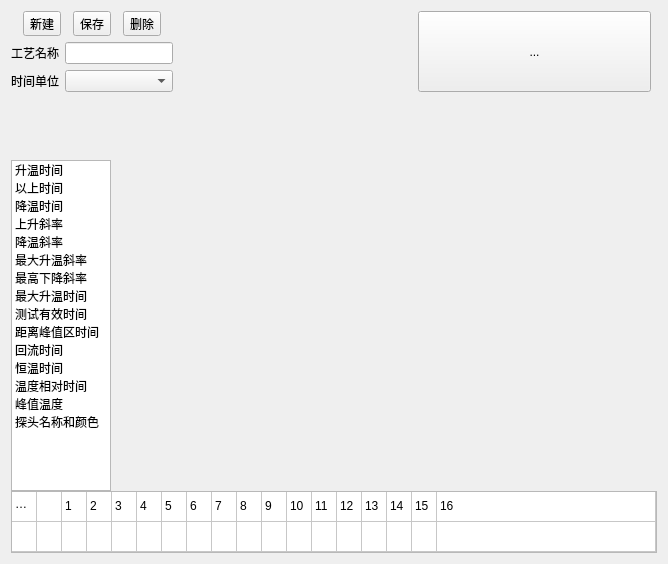
<?xml version="1.0" encoding="UTF-8"?>
<ui version="4.0">
 <class>DialogProgressHandle</class>
 <widget class="QDialog" name="DialogProgressHandle">
  <property name="geometry">
   <rect>
    <x>0</x>
    <y>0</y>
    <width>668</width>
    <height>564</height>
   </rect>
  </property>
  <property name="windowTitle">
   <string>Dialog</string>
  </property>
  <layout class="QGridLayout" name="gridLayout_2">
   <item row="2" column="1">
    <widget class="QComboBox" name="comboBox_TimeUnit"/>
   </item>
   <item row="2" column="0">
    <widget class="QLabel" name="label_3">
     <property name="text">
      <string>时间单位</string>
     </property>
    </widget>
   </item>
   <item row="1" column="0">
    <widget class="QLabel" name="label">
     <property name="text">
      <string>工艺名称</string>
     </property>
    </widget>
   </item>
   <item row="1" column="1">
    <widget class="QLineEdit" name="lineEdit_Name">
     <property name="sizePolicy">
      <sizepolicy hsizetype="Preferred" vsizetype="Fixed">
       <horstretch>0</horstretch>
       <verstretch>0</verstretch>
      </sizepolicy>
     </property>
    </widget>
   </item>
   <item row="3" column="0" colspan="5">
    <layout class="QGridLayout" name="gridLayout">
     <property name="spacing">
      <number>0</number>
     </property>
     <item row="2" column="0" colspan="2">
      <widget class="QTableWidget" name="tableWidget_PortChoose">
       <property name="sizePolicy">
        <sizepolicy hsizetype="Expanding" vsizetype="Minimum">
         <horstretch>0</horstretch>
         <verstretch>0</verstretch>
        </sizepolicy>
       </property>
       <property name="minimumSize">
        <size>
         <width>0</width>
         <height>62</height>
        </size>
       </property>
       <property name="maximumSize">
        <size>
         <width>16777215</width>
         <height>62</height>
        </size>
       </property>
       <property name="verticalScrollBarPolicy">
        <enum>Qt::ScrollBarAlwaysOff</enum>
       </property>
       <property name="horizontalScrollBarPolicy">
        <enum>Qt::ScrollBarAlwaysOff</enum>
       </property>
       <attribute name="horizontalHeaderVisible">
        <bool>false</bool>
       </attribute>
       <attribute name="horizontalHeaderDefaultSectionSize">
        <number>25</number>
       </attribute>
       <attribute name="horizontalHeaderStretchLastSection">
        <bool>true</bool>
       </attribute>
       <attribute name="verticalHeaderVisible">
        <bool>false</bool>
       </attribute>
       <attribute name="verticalHeaderStretchLastSection">
        <bool>true</bool>
       </attribute>
       <row>
        <property name="text">
         <string>新建行</string>
        </property>
       </row>
       <row>
        <property name="text">
         <string>新建行</string>
        </property>
       </row>
       <column>
        <property name="text">
         <string>新建列</string>
        </property>
       </column>
       <column>
        <property name="text">
         <string>新建列</string>
        </property>
       </column>
       <column>
        <property name="text">
         <string>新建列</string>
        </property>
       </column>
       <column>
        <property name="text">
         <string>新建列</string>
        </property>
       </column>
       <column>
        <property name="text">
         <string>新建列</string>
        </property>
       </column>
       <column>
        <property name="text">
         <string>新建列</string>
        </property>
       </column>
       <column>
        <property name="text">
         <string>新建列</string>
        </property>
       </column>
       <column>
        <property name="text">
         <string>新建列</string>
        </property>
       </column>
       <column>
        <property name="text">
         <string>新建列</string>
        </property>
       </column>
       <column>
        <property name="text">
         <string>新建列</string>
        </property>
       </column>
       <column>
        <property name="text">
         <string>新建列</string>
        </property>
       </column>
       <column>
        <property name="text">
         <string>新建列</string>
        </property>
       </column>
       <column>
        <property name="text">
         <string>新建列</string>
        </property>
       </column>
       <column>
        <property name="text">
         <string>新建列</string>
        </property>
       </column>
       <column>
        <property name="text">
         <string>新建列</string>
        </property>
       </column>
       <column>
        <property name="text">
         <string>新建列</string>
        </property>
       </column>
       <column>
        <property name="text">
         <string>新建列</string>
        </property>
       </column>
       <column>
        <property name="text">
         <string>新建列</string>
        </property>
       </column>
       <item row="0" column="0">
        <property name="text">
         <string>热电偶</string>
        </property>
       </item>
       <item row="0" column="2">
        <property name="text">
         <string>1</string>
        </property>
       </item>
       <item row="0" column="3">
        <property name="text">
         <string>2</string>
        </property>
       </item>
       <item row="0" column="4">
        <property name="text">
         <string>3</string>
        </property>
       </item>
       <item row="0" column="5">
        <property name="text">
         <string>4</string>
        </property>
       </item>
       <item row="0" column="6">
        <property name="text">
         <string>5</string>
        </property>
       </item>
       <item row="0" column="7">
        <property name="text">
         <string>6</string>
        </property>
       </item>
       <item row="0" column="8">
        <property name="text">
         <string>7</string>
        </property>
       </item>
       <item row="0" column="9">
        <property name="text">
         <string>8</string>
        </property>
       </item>
       <item row="0" column="10">
        <property name="text">
         <string>9</string>
        </property>
       </item>
       <item row="0" column="11">
        <property name="text">
         <string>10</string>
        </property>
       </item>
       <item row="0" column="12">
        <property name="text">
         <string>11</string>
        </property>
       </item>
       <item row="0" column="13">
        <property name="text">
         <string>12</string>
        </property>
       </item>
       <item row="0" column="14">
        <property name="text">
         <string>13</string>
        </property>
       </item>
       <item row="0" column="15">
        <property name="text">
         <string>14</string>
        </property>
       </item>
       <item row="0" column="16">
        <property name="text">
         <string>15</string>
        </property>
       </item>
       <item row="0" column="17">
        <property name="text">
         <string>16</string>
        </property>
       </item>
      </widget>
     </item>
     <item row="1" column="0">
      <widget class="QListWidget" name="listWidget_ProgressType">
       <property name="sizePolicy">
        <sizepolicy hsizetype="Minimum" vsizetype="Expanding">
         <horstretch>0</horstretch>
         <verstretch>0</verstretch>
        </sizepolicy>
       </property>
       <property name="maximumSize">
        <size>
         <width>100</width>
         <height>16777215</height>
        </size>
       </property>
       <item>
        <property name="text">
         <string>升温时间</string>
        </property>
       </item>
       <item>
        <property name="text">
         <string>以上时间</string>
        </property>
       </item>
       <item>
        <property name="text">
         <string>降温时间</string>
        </property>
       </item>
       <item>
        <property name="text">
         <string>上升斜率</string>
        </property>
       </item>
       <item>
        <property name="text">
         <string>降温斜率</string>
        </property>
       </item>
       <item>
        <property name="text">
         <string>最大升温斜率</string>
        </property>
       </item>
       <item>
        <property name="text">
         <string>最高下降斜率</string>
        </property>
       </item>
       <item>
        <property name="text">
         <string>最大升温时间</string>
        </property>
       </item>
       <item>
        <property name="text">
         <string>测试有效时间</string>
        </property>
       </item>
       <item>
        <property name="text">
         <string>距离峰值区时间</string>
        </property>
       </item>
       <item>
        <property name="text">
         <string>回流时间</string>
        </property>
       </item>
       <item>
        <property name="text">
         <string>恒温时间</string>
        </property>
       </item>
       <item>
        <property name="text">
         <string>温度相对时间</string>
        </property>
       </item>
       <item>
        <property name="text">
         <string>峰值温度</string>
        </property>
       </item>
       <item>
        <property name="text">
         <string>探头名称和颜色</string>
        </property>
       </item>
      </widget>
     </item>
     <item row="0" column="0" colspan="2">
      <widget class="FormHeaderTable" name="widget_HeaderTable" native="true">
       <property name="sizePolicy">
        <sizepolicy hsizetype="Expanding" vsizetype="Fixed">
         <horstretch>0</horstretch>
         <verstretch>0</verstretch>
        </sizepolicy>
       </property>
       <property name="minimumSize">
        <size>
         <width>0</width>
         <height>62</height>
        </size>
       </property>
       <property name="maximumSize">
        <size>
         <width>16777215</width>
         <height>62</height>
        </size>
       </property>
      </widget>
     </item>
     <item row="1" column="1">
      <widget class="FormDataTable" name="widget_DataTable" native="true"/>
     </item>
    </layout>
   </item>
   <item row="0" column="0" colspan="2">
    <layout class="QHBoxLayout" name="horizontalLayout">
     <property name="spacing">
      <number>0</number>
     </property>
     <item>
      <widget class="QToolButton" name="toolButton_New">
       <property name="text">
        <string>新建</string>
       </property>
      </widget>
     </item>
     <item>
      <widget class="QToolButton" name="toolButton_Save">
       <property name="text">
        <string>保存</string>
       </property>
      </widget>
     </item>
     <item>
      <widget class="QToolButton" name="toolButton_Del">
       <property name="text">
        <string>删除</string>
       </property>
      </widget>
     </item>
    </layout>
   </item>
   <item row="0" column="3" rowspan="3">
    <widget class="QToolButton" name="toolButton_Pic">
     <property name="sizePolicy">
      <sizepolicy hsizetype="MinimumExpanding" vsizetype="Expanding">
       <horstretch>0</horstretch>
       <verstretch>0</verstretch>
      </sizepolicy>
     </property>
     <property name="text">
      <string>...</string>
     </property>
    </widget>
   </item>
   <item row="1" column="2">
    <spacer name="horizontalSpacer">
     <property name="orientation">
      <enum>Qt::Horizontal</enum>
     </property>
     <property name="sizeHint" stdset="0">
      <size>
       <width>40</width>
       <height>20</height>
      </size>
     </property>
    </spacer>
   </item>
  </layout>
 </widget>
 <customwidgets>
  <customwidget>
   <class>FormHeaderTable</class>
   <extends>QWidget</extends>
   <header location="global">formheadertable.h</header>
   <container>1</container>
  </customwidget>
  <customwidget>
   <class>FormDataTable</class>
   <extends>QWidget</extends>
   <header location="global">formdatatable.h</header>
   <container>1</container>
  </customwidget>
 </customwidgets>
 <resources/>
 <connections/>
</ui>
